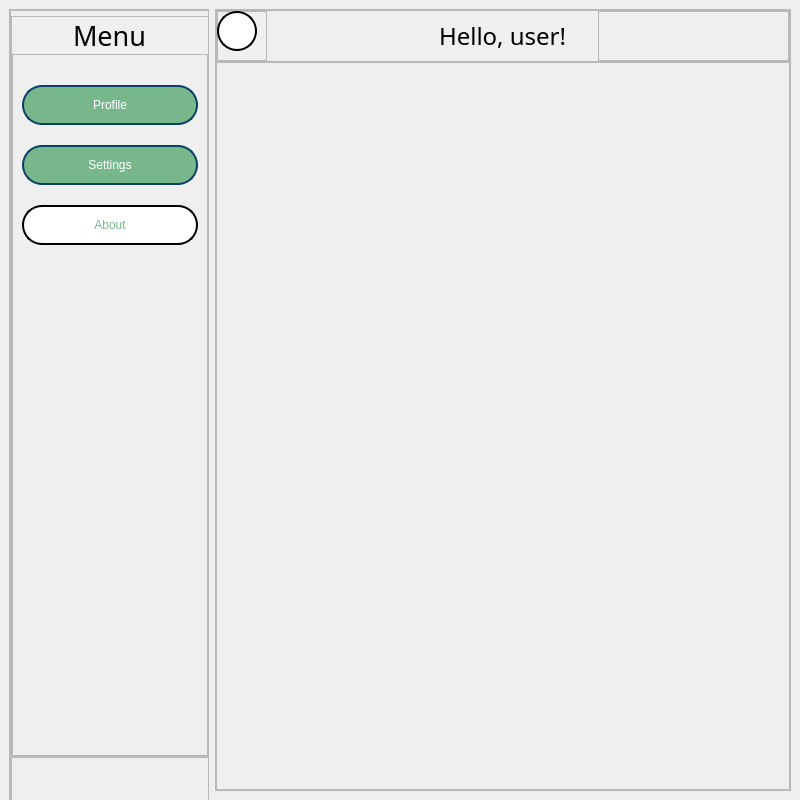
<?xml version="1.0" encoding="UTF-8"?>
<ui version="4.0">
 <class>MainWindow</class>
 <widget class="QMainWindow" name="MainWindow">
  <property name="geometry">
   <rect>
    <x>0</x>
    <y>0</y>
    <width>800</width>
    <height>800</height>
   </rect>
  </property>
  <property name="sizePolicy">
   <sizepolicy hsizetype="Minimum" vsizetype="Minimum">
    <horstretch>0</horstretch>
    <verstretch>0</verstretch>
   </sizepolicy>
  </property>
  <property name="minimumSize">
   <size>
    <width>800</width>
    <height>800</height>
   </size>
  </property>
  <property name="maximumSize">
   <size>
    <width>800</width>
    <height>822</height>
   </size>
  </property>
  <property name="windowTitle">
   <string>MainWindow</string>
  </property>
  <widget class="QWidget" name="centralwidget">
   <layout class="QHBoxLayout" name="horizontalLayout">
    <item>
     <widget class="QFrame" name="slide_menu_cont">
      <property name="sizePolicy">
       <sizepolicy hsizetype="Minimum" vsizetype="Minimum">
        <horstretch>0</horstretch>
        <verstretch>0</verstretch>
       </sizepolicy>
      </property>
      <property name="minimumSize">
       <size>
        <width>200</width>
        <height>800</height>
       </size>
      </property>
      <property name="maximumSize">
       <size>
        <width>0</width>
        <height>800</height>
       </size>
      </property>
      <property name="styleSheet">
       <string notr="true"/>
      </property>
      <property name="frameShape">
       <enum>QFrame::StyledPanel</enum>
      </property>
      <property name="frameShadow">
       <enum>QFrame::Raised</enum>
      </property>
      <layout class="QVBoxLayout" name="verticalLayout_2">
       <property name="spacing">
        <number>0</number>
       </property>
       <property name="leftMargin">
        <number>0</number>
       </property>
       <property name="topMargin">
        <number>0</number>
       </property>
       <property name="rightMargin">
        <number>0</number>
       </property>
       <property name="bottomMargin">
        <number>0</number>
       </property>
       <item>
        <widget class="QFrame" name="slide_menu">
         <property name="minimumSize">
          <size>
           <width>200</width>
           <height>0</height>
          </size>
         </property>
         <property name="maximumSize">
          <size>
           <width>220</width>
           <height>976</height>
          </size>
         </property>
         <property name="frameShape">
          <enum>QFrame::StyledPanel</enum>
         </property>
         <property name="frameShadow">
          <enum>QFrame::Raised</enum>
         </property>
         <layout class="QVBoxLayout" name="verticalLayout_3">
          <property name="spacing">
           <number>0</number>
          </property>
          <property name="leftMargin">
           <number>0</number>
          </property>
          <property name="topMargin">
           <number>5</number>
          </property>
          <property name="rightMargin">
           <number>0</number>
          </property>
          <property name="bottomMargin">
           <number>0</number>
          </property>
          <item>
           <widget class="QFrame" name="menu">
            <property name="frameShape">
             <enum>QFrame::StyledPanel</enum>
            </property>
            <property name="frameShadow">
             <enum>QFrame::Raised</enum>
            </property>
            <layout class="QVBoxLayout" name="verticalLayout_5">
             <property name="spacing">
              <number>0</number>
             </property>
             <property name="leftMargin">
              <number>0</number>
             </property>
             <property name="topMargin">
              <number>0</number>
             </property>
             <property name="rightMargin">
              <number>0</number>
             </property>
             <property name="bottomMargin">
              <number>0</number>
             </property>
             <item alignment="Qt::AlignHCenter|Qt::AlignTop">
              <widget class="QLabel" name="menu_label">
               <property name="sizePolicy">
                <sizepolicy hsizetype="Preferred" vsizetype="Preferred">
                 <horstretch>0</horstretch>
                 <verstretch>0</verstretch>
                </sizepolicy>
               </property>
               <property name="font">
                <font>
                 <family>Bahnschrift</family>
                 <pointsize>20</pointsize>
                </font>
               </property>
               <property name="text">
                <string>Menu</string>
               </property>
              </widget>
             </item>
             <item>
              <widget class="QFrame" name="frame">
               <property name="sizePolicy">
                <sizepolicy hsizetype="Preferred" vsizetype="Expanding">
                 <horstretch>0</horstretch>
                 <verstretch>0</verstretch>
                </sizepolicy>
               </property>
               <property name="frameShape">
                <enum>QFrame::StyledPanel</enum>
               </property>
               <property name="frameShadow">
                <enum>QFrame::Raised</enum>
               </property>
               <layout class="QVBoxLayout" name="verticalLayout_4">
                <property name="spacing">
                 <number>20</number>
                </property>
                <property name="topMargin">
                 <number>30</number>
                </property>
                <item>
                 <widget class="QPushButton" name="profile">
                  <property name="minimumSize">
                   <size>
                    <width>0</width>
                    <height>40</height>
                   </size>
                  </property>
                  <property name="styleSheet">
                   <string notr="true">QPushButton {
	font: 75 14pt &quot;Bahnschrift&quot;;
	color: rgb(255, 255, 255);
	background-color: rgb(120, 183, 140);
	border-radius: 20px;                     /* &lt;----  20px  */ 
	border: 2px solid #094065;
}

QPushButton:hover{
	font: 75 14pt &quot;Bahnschrift&quot;;
	color: rgb(255, 255, 255);
	background-color: rgb(100, 183, 140);
	border-radius: 20px;                     /* &lt;----  20px  */ 
	border: 2px solid #094065;
}

QPushButton:pressed{
	font: 75 14pt &quot;Bahnschrift&quot;;
	color: rgb(255, 255, 255);
	background-color: rgb(88, 162, 123);
	border-radius: 20px;                     /* &lt;----  20px  */ 
	border: 2px solid #094065;
}</string>
                  </property>
                  <property name="text">
                   <string>Profile</string>
                  </property>
                 </widget>
                </item>
                <item>
                 <widget class="QPushButton" name="settings">
                  <property name="minimumSize">
                   <size>
                    <width>0</width>
                    <height>40</height>
                   </size>
                  </property>
                  <property name="styleSheet">
                   <string notr="true">QPushButton {
	font: 75 14pt &quot;Bahnschrift&quot;;
	color: rgb(255, 255, 255);
	background-color: rgb(120, 183, 140);
	border-radius: 20px;                     /* &lt;----  20px  */ 
	border: 2px solid #094065;
}

QPushButton:hover{
	font: 75 14pt &quot;Bahnschrift&quot;;
	color: rgb(255, 255, 255);
	background-color: rgb(100, 183, 140);
	border-radius: 20px;                     /* &lt;----  20px  */ 
	border: 2px solid #094065;
}

QPushButton:pressed{
	font: 75 14pt &quot;Bahnschrift&quot;;
	color: rgb(255, 255, 255);
	background-color: rgb(88, 162, 123);
	border-radius: 20px;                     /* &lt;----  20px  */ 
	border: 2px solid #094065;
}</string>
                  </property>
                  <property name="text">
                   <string>Settings</string>
                  </property>
                 </widget>
                </item>
                <item>
                 <widget class="QPushButton" name="about">
                  <property name="minimumSize">
                   <size>
                    <width>0</width>
                    <height>40</height>
                   </size>
                  </property>
                  <property name="styleSheet">
                   <string notr="true">QPushButton {
	font: 75 14pt &quot;Bahnschrift&quot;;
	color: rgb(120, 183, 140);
	background-color: rgb(255, 255, 255);
	border-radius: 20px;                     /* &lt;----  20px  */ 
	border: 2px solid #000000;
}

QPushButton:hover{
	font: 75 14pt &quot;Bahnschrift&quot;;
	color: rgb(255, 255, 255);
	background-color: rgb(100, 183, 140);
	border-radius: 20px;                     /* &lt;----  20px  */ 
	border: 2px solid #000000;
}

QPushButton:pressed{
	font: 75 14pt &quot;Bahnschrift&quot;;
	color: rgb(255, 255, 255);
	background-color: rgb(88, 162, 123);
	border-radius: 20px;                     /* &lt;----  20px  */ 
	border: 2px solid #000000;
}</string>
                  </property>
                  <property name="text">
                   <string>About</string>
                  </property>
                 </widget>
                </item>
                <item>
                 <spacer name="verticalSpacer">
                  <property name="orientation">
                   <enum>Qt::Vertical</enum>
                  </property>
                  <property name="sizeType">
                   <enum>QSizePolicy::Expanding</enum>
                  </property>
                  <property name="sizeHint" stdset="0">
                   <size>
                    <width>20</width>
                    <height>40</height>
                   </size>
                  </property>
                 </spacer>
                </item>
               </layout>
              </widget>
             </item>
            </layout>
           </widget>
          </item>
          <item>
           <widget class="QFrame" name="bottom">
            <property name="minimumSize">
             <size>
              <width>0</width>
              <height>50</height>
             </size>
            </property>
            <property name="frameShape">
             <enum>QFrame::StyledPanel</enum>
            </property>
            <property name="frameShadow">
             <enum>QFrame::Raised</enum>
            </property>
           </widget>
          </item>
         </layout>
        </widget>
       </item>
      </layout>
     </widget>
    </item>
    <item>
     <widget class="QFrame" name="main">
      <property name="frameShape">
       <enum>QFrame::StyledPanel</enum>
      </property>
      <property name="frameShadow">
       <enum>QFrame::Raised</enum>
      </property>
      <layout class="QVBoxLayout" name="verticalLayout">
       <property name="spacing">
        <number>0</number>
       </property>
       <property name="leftMargin">
        <number>0</number>
       </property>
       <property name="topMargin">
        <number>0</number>
       </property>
       <property name="rightMargin">
        <number>0</number>
       </property>
       <property name="bottomMargin">
        <number>0</number>
       </property>
       <item>
        <widget class="QFrame" name="header">
         <property name="frameShape">
          <enum>QFrame::StyledPanel</enum>
         </property>
         <property name="frameShadow">
          <enum>QFrame::Raised</enum>
         </property>
         <layout class="QHBoxLayout" name="horizontalLayout_2">
          <property name="spacing">
           <number>0</number>
          </property>
          <property name="leftMargin">
           <number>0</number>
          </property>
          <property name="topMargin">
           <number>0</number>
          </property>
          <property name="rightMargin">
           <number>0</number>
          </property>
          <property name="bottomMargin">
           <number>0</number>
          </property>
          <item alignment="Qt::AlignLeft">
           <widget class="QFrame" name="menu_button">
            <property name="sizePolicy">
             <sizepolicy hsizetype="Minimum" vsizetype="Preferred">
              <horstretch>0</horstretch>
              <verstretch>0</verstretch>
             </sizepolicy>
            </property>
            <property name="minimumSize">
             <size>
              <width>50</width>
              <height>50</height>
             </size>
            </property>
            <property name="maximumSize">
             <size>
              <width>50</width>
              <height>16777215</height>
             </size>
            </property>
            <property name="frameShape">
             <enum>QFrame::StyledPanel</enum>
            </property>
            <property name="frameShadow">
             <enum>QFrame::Raised</enum>
            </property>
            <widget class="QPushButton" name="button">
             <property name="geometry">
              <rect>
               <x>0</x>
               <y>0</y>
               <width>40</width>
               <height>40</height>
              </rect>
             </property>
             <property name="minimumSize">
              <size>
               <width>40</width>
               <height>40</height>
              </size>
             </property>
             <property name="maximumSize">
              <size>
               <width>40</width>
               <height>40</height>
              </size>
             </property>
             <property name="styleSheet">
              <string notr="true">QPushButton {
	font: 75 14pt &quot;Bahnschrift&quot;;
	color: rgb(120, 183, 140);
	background-color: rgb(255, 255, 255);
	border-radius: 20px;                     /* &lt;----  20px  */ 
	border: 2px solid #000000;
}

QPushButton:pressed {
	font: 75 14pt &quot;Bahnschrift&quot;;
	color: rgb(120, 183, 140);
	background-color: rgb(239, 239, 239);
	border-radius: 20px;                     /* &lt;----  20px  */ 
	border: 2px solid #000000;
}</string>
             </property>
             <property name="text">
              <string/>
             </property>
             <property name="icon">
              <iconset resource="icons.qrc">
               <normaloff>:/icons/icons/menu.png</normaloff>:/icons/icons/menu.png</iconset>
             </property>
             <property name="iconSize">
              <size>
               <width>30</width>
               <height>30</height>
              </size>
             </property>
            </widget>
           </widget>
          </item>
          <item alignment="Qt::AlignHCenter">
           <widget class="QLabel" name="hello_title">
            <property name="sizePolicy">
             <sizepolicy hsizetype="Preferred" vsizetype="Preferred">
              <horstretch>0</horstretch>
              <verstretch>0</verstretch>
             </sizepolicy>
            </property>
            <property name="font">
             <font>
              <family>Bahnschrift</family>
              <pointsize>18</pointsize>
             </font>
            </property>
            <property name="text">
             <string>Hello, user!</string>
            </property>
           </widget>
          </item>
          <item>
           <widget class="QFrame" name="empty_frame">
            <property name="frameShape">
             <enum>QFrame::StyledPanel</enum>
            </property>
            <property name="frameShadow">
             <enum>QFrame::Raised</enum>
            </property>
           </widget>
          </item>
         </layout>
        </widget>
       </item>
       <item>
        <widget class="QFrame" name="content">
         <property name="sizePolicy">
          <sizepolicy hsizetype="Preferred" vsizetype="Expanding">
           <horstretch>0</horstretch>
           <verstretch>0</verstretch>
          </sizepolicy>
         </property>
         <property name="frameShape">
          <enum>QFrame::StyledPanel</enum>
         </property>
         <property name="frameShadow">
          <enum>QFrame::Raised</enum>
         </property>
        </widget>
       </item>
      </layout>
     </widget>
    </item>
   </layout>
  </widget>
 </widget>
 <resources>
  <include location="icons.qrc"/>
 </resources>
 <connections/>
</ui>
